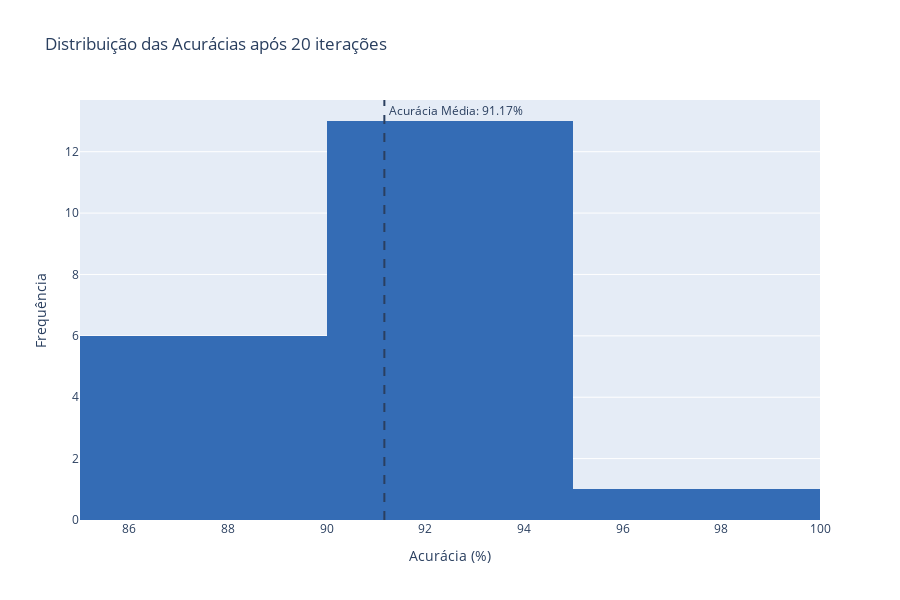

Notebook cell for this chart:
### Code cell
plot_accuracies(svm_imb_bag_res, export=True, filename='svm_imb_bag_acc', path='../figs/metrics')

### Figure 1 — Plotly figure (JSON) as saved in the notebook; plotly's stock layout.template omitted (floating-point values rounded to 4 significant figures)
{"data": [{"marker": {"color": "#346CB5"}, "nbinsx": 5, "type": "histogram", "x": [92.19, 93.75, 85.94, 90.62, 89.06, 89.06, 89.06, 96.88, 90.48, 87.3, 90.48, 90.48, 93.65, 93.65, 92.06, 92.06, 92.06, 88.89, 93.65, 92.06]}], "layout": {"annotations": [{"showarrow": false, "text": " Acurácia Média: 91.17%", "x": 91.17, "xanchor": "left", "xref": "x", "y": 1, "yanchor": "top", "yref": "y domain"}], "autosize": true, "height": 600, "shapes": [{"line": {"dash": "dash"}, "type": "line", "x0": 91.17, "x1": 91.17, "xref": "x", "y0": 0, "y1": 1, "yref": "y domain"}], "title": {"text": "Distribuição das Acurácias após 20 iterações"}, "xaxis": {"title": {"text": "Acurácia (%)"}}, "yaxis": {"title": {"text": "Frequência"}}}}
